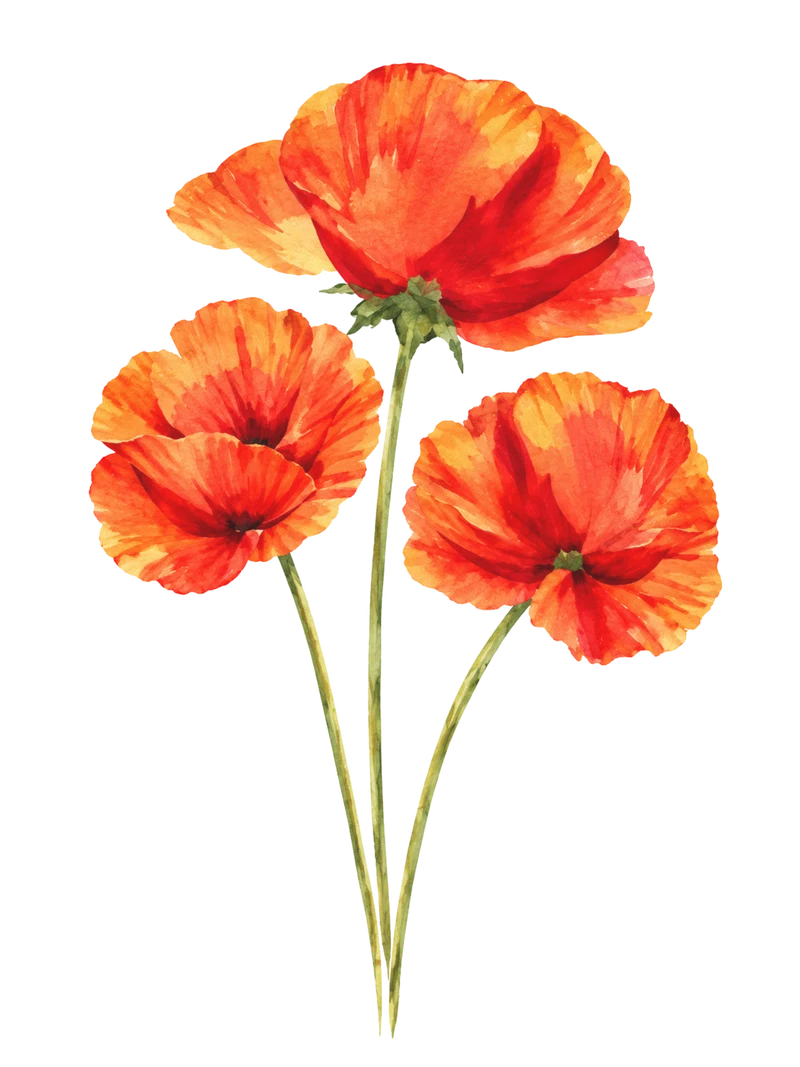
#> input picture site/assets/media/papoulas-preview.webp, 800 x 1067 px, found by its file name
$ python build_floral_v73.py
#> lines starting #> are read from the running program, lines starting #| are printed output that depends on the picture
#!/usr/bin/env python3
"""Produce an uncropped reveal of the ORIGINAL TO Eventos flower illustration.

The existing source MP4 permanently cuts petals at its right edge; masking that
MP4 cannot reconstruct its missing pixels. This uses the original FULL transparent
bouquet asset instead (no generative changes or stretched flowers).
"""
import argparse
import subprocess
import numpy as np
from PIL import Image

parser=argparse.ArgumentParser()
parser.add_argument('--source',default='site/assets/media/papoulas-preview.webp')
parser.add_argument('--output',default='site/assets/media/animacao-papoulas-inteiras-v73.mp4')
parser.add_argument('--fps',type=int,default=24)
parser.add_argument('--duration',type=float,default=6.6)
arg=parser.parse_args()
W,H=720,1280
im=Image.open(arg.source).convert('RGBA')
#> im is the input picture: PIL image 800x1067 RGBA; mean R, G, B, A 75.2, 33.7, 17.6, 65.4
bbox=im.getchannel('A').getbbox()
#> bbox = (86, 60, 725, 1041)
assert bbox is not None and im.width>=200
im=im.crop(bbox)
#> im: PIL image 639x981 RGBA
scale=min(.83,(W-170)/im.width,(H-360)/im.height)
#> scale = 0.83
w,h=round(im.width*scale),round(im.height*scale)
#> w = 530; h = 814
im=im.resize((w,h),Image.Resampling.LANCZOS)
#> im: PIL image 530x814 RGBA
offset=((W-w)//2,(H-h)//2)
#> offset = (95, 233)
layer=Image.new('RGBA',(W,H),(0,0,0,0))
#> layer: PIL image 720x1280 RGBA; every value is 0
layer.alpha_composite(im,offset)
pixels=np.asarray(layer).astype(np.float32)
alpha=pixels[:,:,3]/255.
color=pixels[:,:,:3]
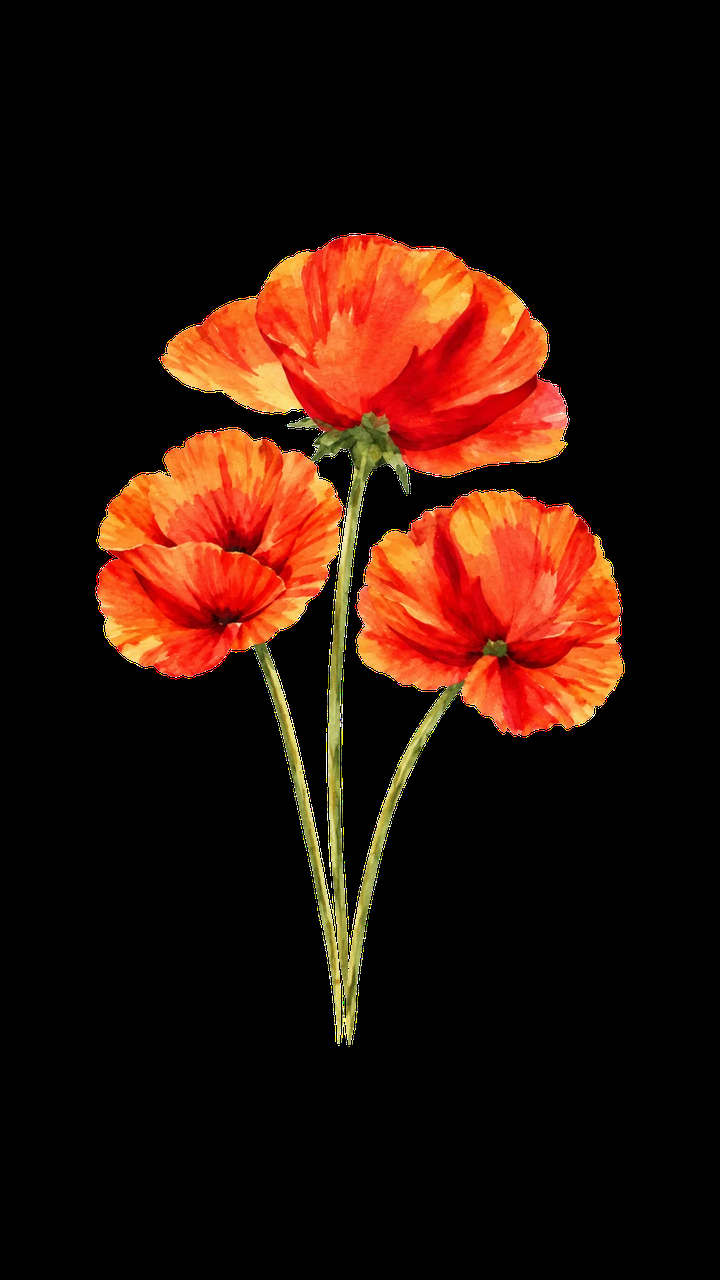
#> color: shape (1280, 720, 3) float32; mean R, G, B 44.1, 17.9, 8
bg=np.array([244.,244.,242.],dtype=np.float32)
y,x=np.ogrid[:H,:W]

def smooth(v):
    v=np.clip(v,0.,1.)
    return v*v*(3.-2.*v)

def ellipse(cx,cy,rx,ry):
    return np.sqrt(((x-cx)/rx)**2+((y-cy)/ry)**2)

flower_specs=[
 (258,445,150,165,2.0,3.7),
 (585,474,175,165,2.5,4.25),
 (454,199,235,180,3.15,5.15)
]
regions=[]
for cx,cy,rx,ry,start,end in flower_specs:
    cx=offset[0]+(cx-bbox[0])*scale
    cy=offset[1]+(cy-bbox[1])*scale
    dist=ellipse(cx,cy,rx*scale*1.22,ry*scale*1.24).astype(np.float32)
    regions.append((smooth((1.15-dist)/.24).astype(np.float32),dist,start,end))
#> this loop made 3 passes
#> (cx, cy) on passes 1 to 3: (237.8, 552.5), (509.2, 576.6), (400.4, 348.4)
#> pass 1, `dist=ellipse(cx,cy,rx*scale*1.22,ry*scale*1.24).astype(np.float32)`:
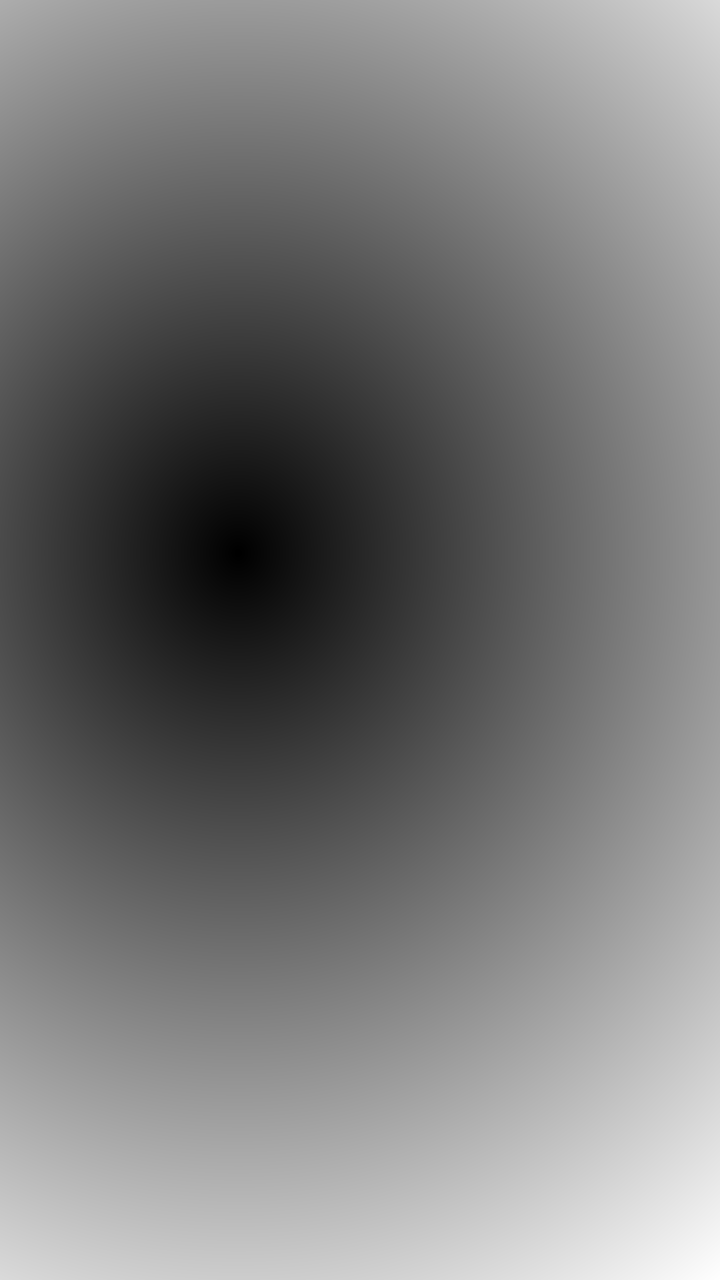
#> dist: shape (1280, 720) float32; min 0.00309, max 5.32, mean 2.52; drawn with min black and max white
#> pass 1, in smooth, `v=np.clip(v,0.,1.)`:
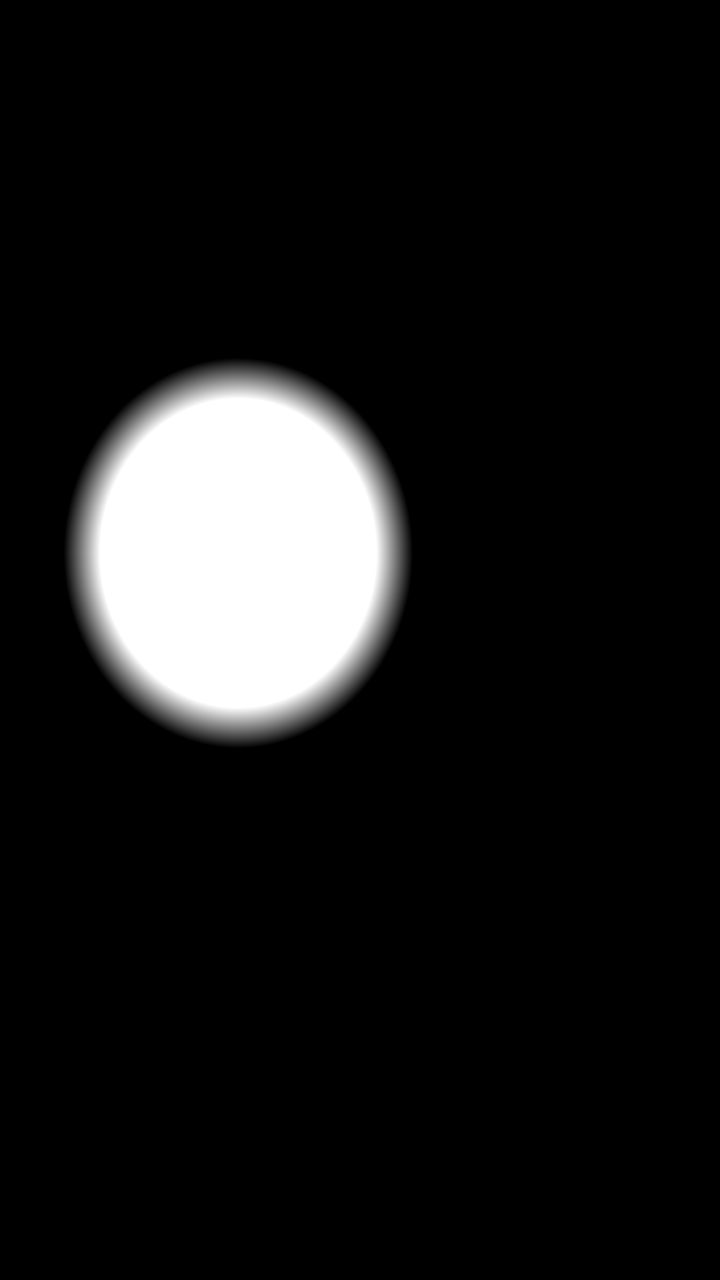
#> v: shape (1280, 720) float32; min 0, max 1, mean 0.0937
#> after the loop, regions = 3 items
region=np.maximum.reduce([item[0] for item in regions])
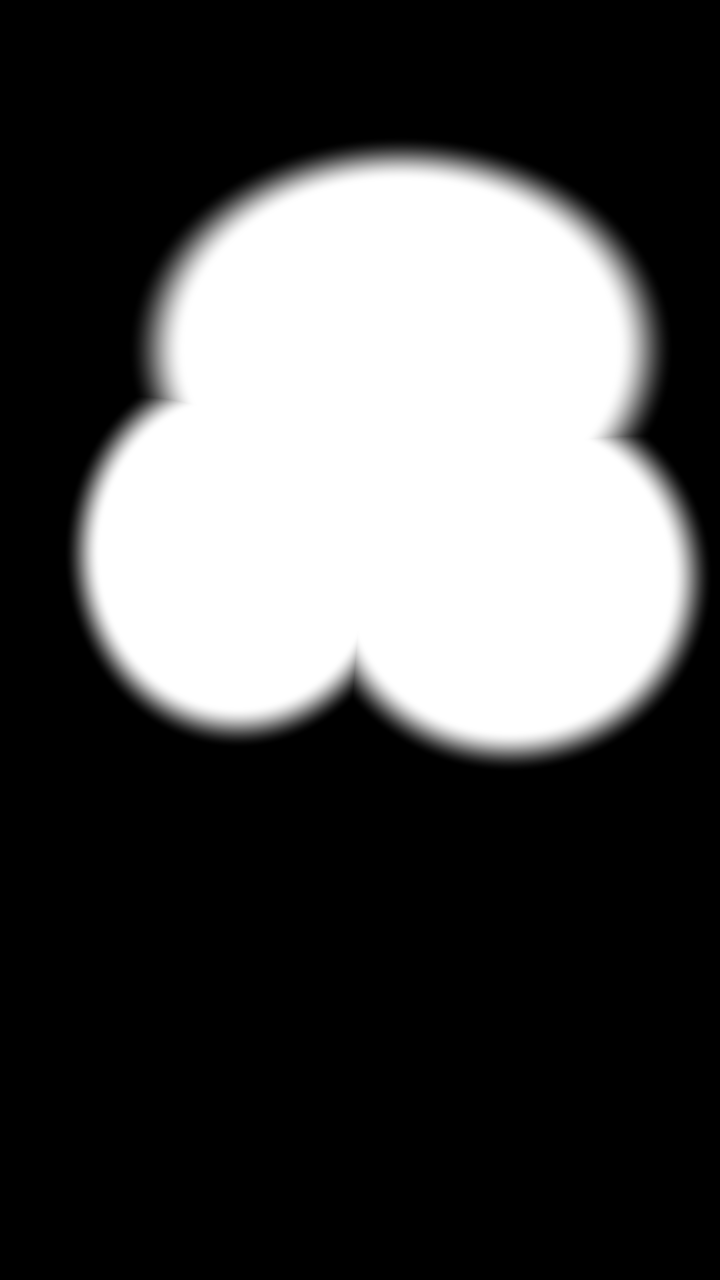
#> region: shape (1280, 720) float32; min 0, max 1, mean 0.303
cmd=['ffmpeg','-hide_banner','-loglevel','error','-y','-f','rawvideo',
     '-pix_fmt','rgb24','-s:v',f'{W}x{H}','-r',str(arg.fps),
     '-i','-','-an','-c:v','libx264','-preset','veryfast','-crf','19',
     '-pix_fmt','yuv420p','-movflags','+faststart',arg.output]
#> (the run stopped early here; a loop or call above may not have finished)
